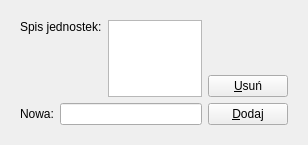
         <widget class="QWidget" name="page_2">
          <property name="geometry">
           <rect>
            <x>0</x>
            <y>0</y>
            <width>308</width>
            <height>145</height>
           </rect>
          </property>
          <attribute name="label">
           <string>Jednostki</string>
          </attribute>
          <layout class="QGridLayout" name="gridLayout_4">
           <item row="0" column="0">
            <widget class="QFrame" name="frame10">
             <property name="frameShape">
              <enum>QFrame::NoFrame</enum>
             </property>
             <property name="frameShadow">
              <enum>QFrame::Plain</enum>
             </property>
             <layout class="QGridLayout" name="gridLayout_12">
              <item row="0" column="0">
               <layout class="QHBoxLayout" name="horizontalLayout_6">
                <item>
                 <layout class="QVBoxLayout" name="verticalLayout_4">
                  <item>
                   <layout class="QHBoxLayout" name="horizontalLayout_5">
                    <item>
                     <widget class="QLabel" name="textLabel1_3">
                      <property name="maximumSize">
                       <size>
                        <width>150</width>
                        <height>32767</height>
                       </size>
                      </property>
                      <property name="text">
                       <string>Spis jednostek:</string>
                      </property>
                      <property name="alignment">
                       <set>Qt::AlignTop</set>
                      </property>
                      <property name="wordWrap">
                       <bool>false</bool>
                      </property>
                     </widget>
                    </item>
                    <item>
                     <widget class="QListWidget" name="currlBox"/>
                    </item>
                   </layout>
                  </item>
                  <item>
                   <layout class="QHBoxLayout" name="_20">
                    <item>
                     <widget class="QLabel" name="textLabel2_4">
                      <property name="text">
                       <string>Nowa:</string>
                      </property>
                      <property name="wordWrap">
                       <bool>false</bool>
                      </property>
                     </widget>
                    </item>
                    <item>
                     <widget class="QLineEdit" name="currEdit">
                      <property name="maxLength">
                       <number>10</number>
                      </property>
                     </widget>
                    </item>
                   </layout>
                  </item>
                 </layout>
                </item>
                <item>
                 <layout class="QVBoxLayout" name="verticalLayout_3">
                  <item>
                   <spacer>
                    <property name="orientation">
                     <enum>Qt::Vertical</enum>
                    </property>
                    <property name="sizeType">
                     <enum>QSizePolicy::Expanding</enum>
                    </property>
                    <property name="sizeHint" stdset="0">
                     <size>
                      <width>74</width>
                      <height>48</height>
                     </size>
                    </property>
                   </spacer>
                  </item>
                  <item>
                   <widget class="QPushButton" name="currDelBtn">
                    <property name="cursor">
                     <cursorShape>PointingHandCursor</cursorShape>
                    </property>
                    <property name="text">
                     <string>&amp;Usuń</string>
                    </property>
                    <property name="shortcut">
                     <string>Alt+U</string>
                    </property>
                   </widget>
                  </item>
                  <item>
                   <widget class="QPushButton" name="currAddBtn">
                    <property name="cursor">
                     <cursorShape>PointingHandCursor</cursorShape>
                    </property>
                    <property name="text">
                     <string>&amp;Dodaj</string>
                    </property>
                    <property name="shortcut">
                     <string>Alt+D</string>
                    </property>
                   </widget>
                  </item>
                 </layout>
                </item>
               </layout>
              </item>
             </layout>
            </widget>
           </item>
          </layout>
         </widget>
